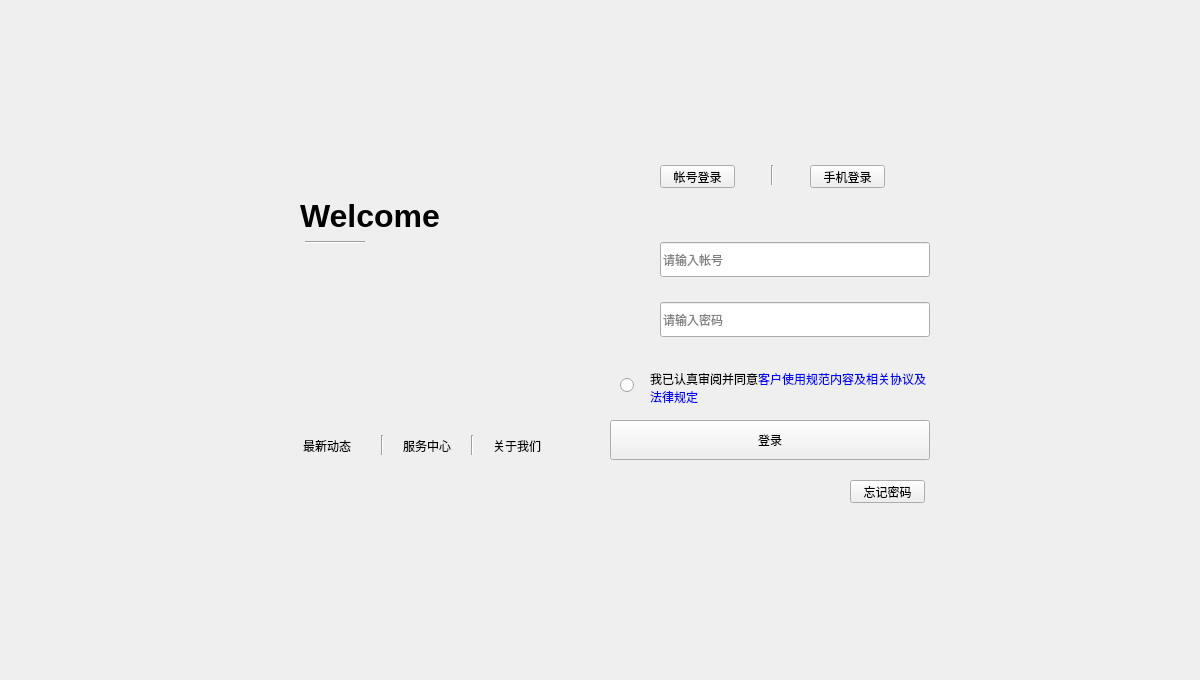
<?xml version="1.0" encoding="UTF-8"?>
<ui version="4.0">
 <class>frmMain</class>
 <widget class="QMainWindow" name="frmMain">
  <property name="geometry">
   <rect>
    <x>0</x>
    <y>0</y>
    <width>1200</width>
    <height>680</height>
   </rect>
  </property>
  <property name="sizePolicy">
   <sizepolicy hsizetype="Preferred" vsizetype="Preferred">
    <horstretch>0</horstretch>
    <verstretch>0</verstretch>
   </sizepolicy>
  </property>
  <property name="windowTitle">
   <string>系统登录</string>
  </property>
  <property name="styleSheet">
   <string notr="true"/>
  </property>
  <widget class="QWidget" name="centralwidget">
   <property name="styleSheet">
    <string notr="true"/>
   </property>
   <widget class="QWidget" name="loginWin" native="true">
    <property name="geometry">
     <rect>
      <x>260</x>
      <y>130</y>
      <width>700</width>
      <height>420</height>
     </rect>
    </property>
    <property name="styleSheet">
     <string notr="true">QWidget[objectName=&quot;loginWin&quot;]{
	background-image: url(:/images/images/login_win_bg.png);
}</string>
    </property>
    <widget class="QToolButton" name="okButton">
     <property name="geometry">
      <rect>
       <x>350</x>
       <y>290</y>
       <width>320</width>
       <height>40</height>
      </rect>
     </property>
     <property name="cursor">
      <cursorShape>PointingHandCursor</cursorShape>
     </property>
     <property name="text">
      <string>登录</string>
     </property>
    </widget>
    <widget class="QWidget" name="widgetUser" native="true">
     <property name="geometry">
      <rect>
       <x>350</x>
       <y>110</y>
       <width>320</width>
       <height>40</height>
      </rect>
     </property>
     <widget class="QLineEdit" name="lineEditUser">
      <property name="geometry">
       <rect>
        <x>50</x>
        <y>2</y>
        <width>270</width>
        <height>35</height>
       </rect>
      </property>
      <property name="placeholderText">
       <string>请输入帐号</string>
      </property>
     </widget>
    </widget>
    <widget class="QWidget" name="widgetPwd" native="true">
     <property name="geometry">
      <rect>
       <x>350</x>
       <y>170</y>
       <width>320</width>
       <height>40</height>
      </rect>
     </property>
     <widget class="QLineEdit" name="lineEditPwd">
      <property name="geometry">
       <rect>
        <x>50</x>
        <y>2</y>
        <width>270</width>
        <height>35</height>
       </rect>
      </property>
      <property name="placeholderText">
       <string>请输入密码</string>
      </property>
     </widget>
    </widget>
    <widget class="QLabel" name="labelWelcome">
     <property name="geometry">
      <rect>
       <x>40</x>
       <y>60</y>
       <width>151</width>
       <height>51</height>
      </rect>
     </property>
     <property name="font">
      <font>
       <family>Arial</family>
       <pointsize>24</pointsize>
       <weight>75</weight>
       <bold>true</bold>
      </font>
     </property>
     <property name="text">
      <string>Welcome</string>
     </property>
    </widget>
    <widget class="QLabel" name="labelWelLine">
     <property name="geometry">
      <rect>
       <x>50</x>
       <y>110</y>
       <width>100</width>
       <height>5</height>
      </rect>
     </property>
     <property name="text">
      <string/>
     </property>
    </widget>
    <widget class="QLabel" name="labelMenu1">
     <property name="geometry">
      <rect>
       <x>40</x>
       <y>310</y>
       <width>54</width>
       <height>12</height>
      </rect>
     </property>
     <property name="text">
      <string>最新动态</string>
     </property>
     <property name="alignment">
      <set>Qt::AlignCenter</set>
     </property>
    </widget>
    <widget class="Line" name="line">
     <property name="geometry">
      <rect>
       <x>120</x>
       <y>305</y>
       <width>5</width>
       <height>20</height>
      </rect>
     </property>
     <property name="lineWidth">
      <number>1</number>
     </property>
     <property name="midLineWidth">
      <number>0</number>
     </property>
     <property name="orientation">
      <enum>Qt::Vertical</enum>
     </property>
    </widget>
    <widget class="Line" name="line_2">
     <property name="geometry">
      <rect>
       <x>210</x>
       <y>305</y>
       <width>5</width>
       <height>20</height>
      </rect>
     </property>
     <property name="lineWidth">
      <number>1</number>
     </property>
     <property name="midLineWidth">
      <number>0</number>
     </property>
     <property name="orientation">
      <enum>Qt::Vertical</enum>
     </property>
    </widget>
    <widget class="QLabel" name="labelMenu2">
     <property name="geometry">
      <rect>
       <x>140</x>
       <y>310</y>
       <width>54</width>
       <height>12</height>
      </rect>
     </property>
     <property name="text">
      <string>服务中心</string>
     </property>
     <property name="alignment">
      <set>Qt::AlignCenter</set>
     </property>
    </widget>
    <widget class="QLabel" name="labelMenu3">
     <property name="geometry">
      <rect>
       <x>230</x>
       <y>310</y>
       <width>54</width>
       <height>12</height>
      </rect>
     </property>
     <property name="text">
      <string>关于我们</string>
     </property>
     <property name="alignment">
      <set>Qt::AlignCenter</set>
     </property>
    </widget>
    <widget class="Line" name="line_3">
     <property name="geometry">
      <rect>
       <x>45</x>
       <y>110</y>
       <width>60</width>
       <height>5</height>
      </rect>
     </property>
     <property name="orientation">
      <enum>Qt::Horizontal</enum>
     </property>
    </widget>
    <widget class="Line" name="line_4">
     <property name="geometry">
      <rect>
       <x>510</x>
       <y>35</y>
       <width>5</width>
       <height>20</height>
      </rect>
     </property>
     <property name="lineWidth">
      <number>1</number>
     </property>
     <property name="midLineWidth">
      <number>0</number>
     </property>
     <property name="orientation">
      <enum>Qt::Vertical</enum>
     </property>
    </widget>
    <widget class="QPushButton" name="pushButtonAcount">
     <property name="geometry">
      <rect>
       <x>400</x>
       <y>35</y>
       <width>75</width>
       <height>23</height>
      </rect>
     </property>
     <property name="cursor">
      <cursorShape>PointingHandCursor</cursorShape>
     </property>
     <property name="text">
      <string>帐号登录</string>
     </property>
    </widget>
    <widget class="QPushButton" name="pushButtonPhone">
     <property name="geometry">
      <rect>
       <x>550</x>
       <y>35</y>
       <width>75</width>
       <height>23</height>
      </rect>
     </property>
     <property name="cursor">
      <cursorShape>PointingHandCursor</cursorShape>
     </property>
     <property name="text">
      <string>手机登录</string>
     </property>
    </widget>
    <widget class="QRadioButton" name="radioButton">
     <property name="geometry">
      <rect>
       <x>360</x>
       <y>240</y>
       <width>21</width>
       <height>31</height>
      </rect>
     </property>
     <property name="text">
      <string/>
     </property>
    </widget>
    <widget class="QLabel" name="label">
     <property name="geometry">
      <rect>
       <x>390</x>
       <y>240</y>
       <width>281</width>
       <height>35</height>
      </rect>
     </property>
     <property name="text">
      <string>&lt;html&gt;&lt;head/&gt;&lt;body&gt;&lt;p&gt;&lt;span style=&quot;color:black;&quot;&gt;我已认真审阅并同意&lt;/span&gt;&lt;span style=&quot;color:blue;&quot;&gt;客户使用规范内容及相关协议及法律规定&lt;/span&gt;&lt;/p&gt;&lt;/body&gt;&lt;/html&gt;</string>
     </property>
     <property name="wordWrap">
      <bool>true</bool>
     </property>
    </widget>
    <widget class="QPushButton" name="pushButtonFoget">
     <property name="geometry">
      <rect>
       <x>590</x>
       <y>350</y>
       <width>75</width>
       <height>23</height>
      </rect>
     </property>
     <property name="cursor">
      <cursorShape>PointingHandCursor</cursorShape>
     </property>
     <property name="text">
      <string>忘记密码</string>
     </property>
    </widget>
   </widget>
  </widget>
 </widget>
 <resources>
  <include location="res.qrc"/>
 </resources>
 <connections/>
</ui>
